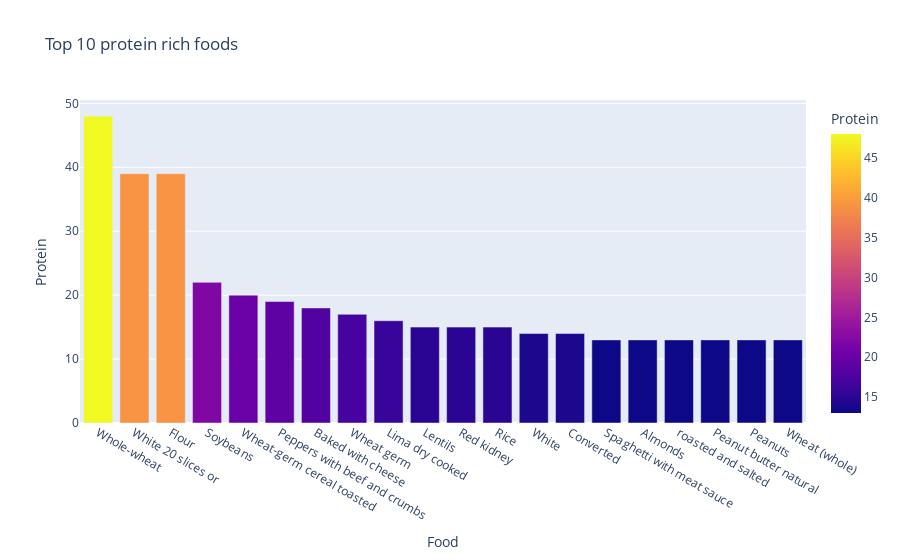

Notebook cell for this chart:
### Markdown cell above
What is the most protein rich food in the category of vegetables and grains?

### Code cell
alls=['Vegetables A-E',
 'Vegetables F-P',
 'Vegetables R-Z','Breads cereals fastfoodgrains','Seeds and Nuts']

prot= nutrients[nutrients['Category'].isin(alls)]

protein_rich= prot.sort_values(by='Protein', ascending= False)
top_20=protein_rich.head(20)
fig = px.bar(top_20, x='Food', y='Protein', color='Protein', title=' Top 10 protein rich foods')
fig.show()

### Figure 1 — Plotly figure (JSON) as saved in the notebook; plotly's stock layout.template omitted (floating-point values rounded to 4 significant figures)
{"data": [{"alignmentgroup": "True", "hovertemplate": "Food=%{x}<br>Protein=%{marker.color}<extra></extra>", "legendgroup": "", "marker": {"color": [48, 39, 39, 22, 20, 19, 18, 17, 16, 15, 15, 15, 14, 14, 13, 13, 13, 13, 13, 13], "coloraxis": "coloraxis", "pattern": {"shape": ""}}, "name": "", "offsetgroup": "", "orientation": "v", "showlegend": false, "textposition": "auto", "type": "bar", "x": ["Whole-wheat", "White 20 slices or", "Flour", "Soybeans", "Wheat-germ cereal toasted", "Peppers with beef and crumbs", "Baked with cheese", "Wheat germ", "Lima dry cooked", "Lentils", "Red kidney", "Rice", "White", "Converted", "Spaghetti with meat sauce", "Almonds", "roasted and salted", "Peanut butter natural", "Peanuts", "Wheat (whole)"], "xaxis": "x", "y": [48, 39, 39, 22, 20, 19, 18, 17, 16, 15, 15, 15, 14, 14, 13, 13, 13, 13, 13, 13], "yaxis": "y"}], "layout": {"autosize": true, "barmode": "relative", "coloraxis": {"colorbar": {"title": {"text": "Protein"}}, "colorscale": [[0, "#0d0887"], [0.1111, "#46039f"], [0.2222, "#7201a8"], [0.3333, "#9c179e"], [0.4444, "#bd3786"], [0.5556, "#d8576b"], [0.6667, "#ed7953"], [0.7778, "#fb9f3a"], [0.8889, "#fdca26"], [1, "#f0f921"]]}, "legend": {"tracegroupgap": 0}, "title": {"text": " Top 10 protein rich foods"}, "xaxis": {"anchor": "y", "autorange": true, "domain": [0, 1], "range": [-0.5, 19.5], "title": {"text": "Food"}, "type": "category"}, "yaxis": {"anchor": "x", "autorange": true, "domain": [0, 1], "range": [0, 50.53], "title": {"text": "Protein"}, "type": "linear"}}}
